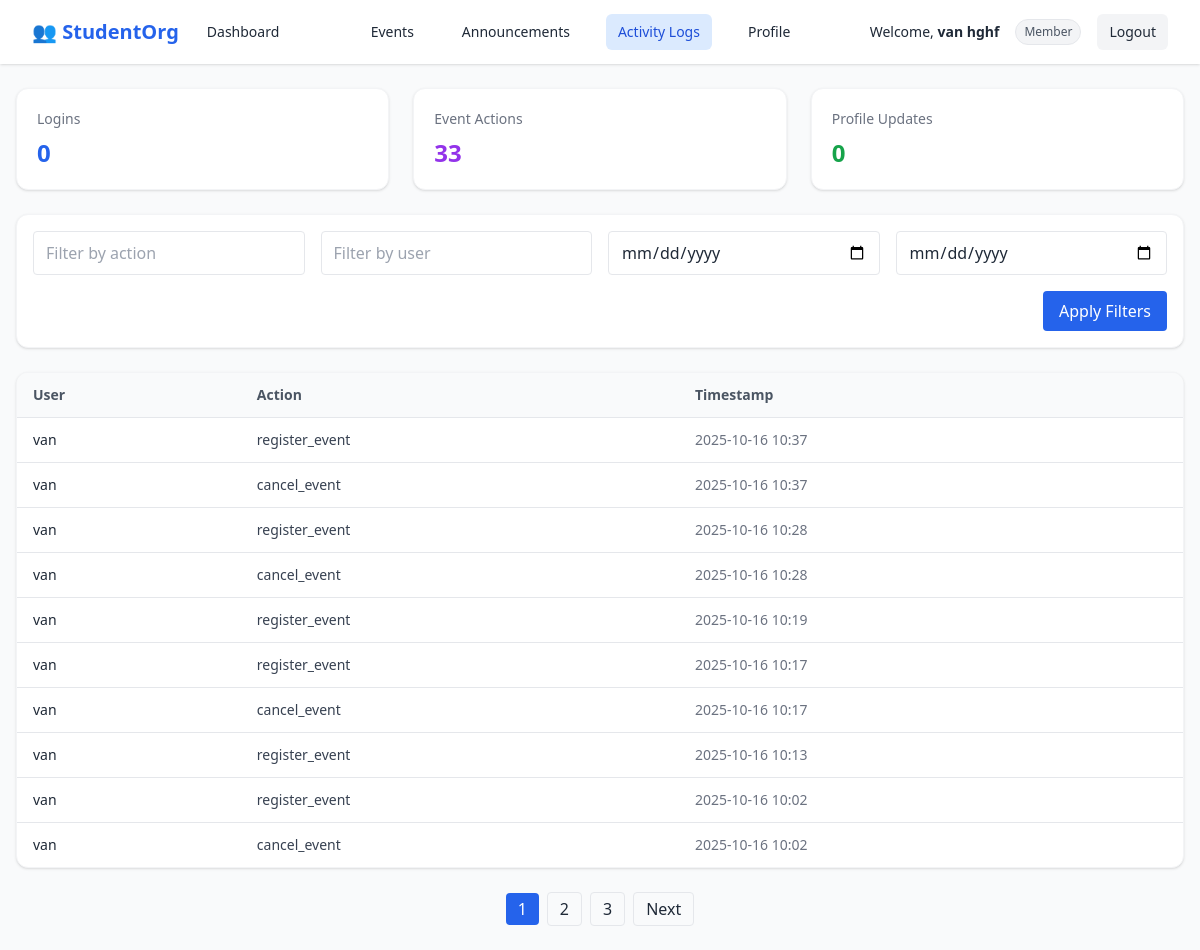
The app's page /audit-logs/ (signed in), older data.
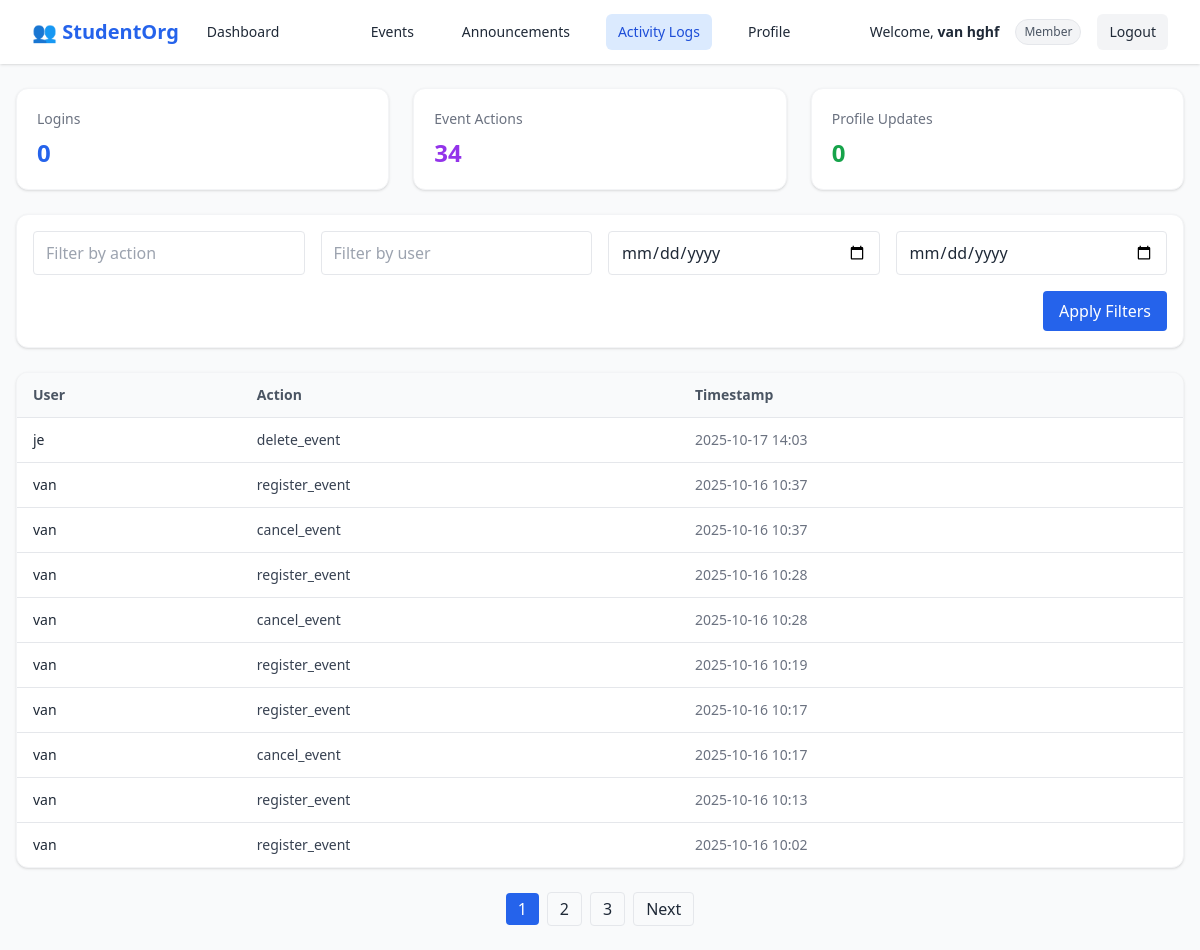
The same page, newer data.
### accounts/models.py (models this page shows, shortened)
class AuditLog(models.Model):
    user = models.ForeignKey(settings.AUTH_USER_MODEL, on_delete=models.SET_NULL, null=True, blank=True)
    action = models.CharField(max_length=255)
    target = models.CharField(max_length=255, null=True, blank=True)
    timestamp = models.DateTimeField(auto_now_add=True)

### accounts/views.py (the view)
# urls.py: path("audit-logs/", views.audit_log_list, name="audit_log_list"),
@login_required
def audit_log_list(request):
    logs = AuditLog.objects.all().order_by("-timestamp")
    action = request.GET.get("action", "").strip()
    user = request.GET.get("user", "").strip()
    start_date = request.GET.get("start_date", "")
    end_date = request.GET.get("end_date", "")
    if action:
        logs = logs.filter(action__icontains=action)
    if user:
        logs = logs.filter(user__username__icontains=user)
    if start_date:
        logs = logs.filter(timestamp__gte=start_date)
    if end_date:
        logs = logs.filter(timestamp__lte=end_date)
    logins_count = AuditLog.objects.filter(action__icontains="login").count()
    event_actions_count = AuditLog.objects.filter(action__icontains="event").count()
    profile_updates_count = AuditLog.objects.filter(action__icontains="update profile").count()
    paginator = Paginator(logs, 10)
    page_number = request.GET.get("page")
    logs_page = paginator.get_page(page_number)
    context = {
        "logs": logs_page,
        "logins_count": logins_count,
        "event_actions_count": event_actions_count,
        "profile_updates_count": profile_updates_count,
        "selected_action": action,
        "selected_user": user,
        "selected_start_date": start_date,
        "selected_end_date": end_date,
    }
    return render(request, "accounts/audit_log_list.html", context)

### accounts/templates/accounts/audit_log_list.html (shortened to what this page needs)
{% extends "accounts/base.html" %}
{% load static %}
{% block content %}
<div class="max-w-7xl mx-auto px-4 py-6">
  <div class="grid grid-cols-1 md:grid-cols-3 gap-6 mb-6">
    <div class="bg-white rounded-xl shadow p-5 border border-gray-100">
      <h3 class="text-sm font-medium text-gray-500">Logins</h3>
      <p class="text-2xl font-bold text-blue-600 mt-2">{{ logins_count }}</p>
    </div>
    <div class="bg-white rounded-xl shadow p-5 border border-gray-100">
      <h3 class="text-sm font-medium text-gray-500">Event Actions</h3>
      <p class="text-2xl font-bold text-purple-600 mt-2">{{ event_actions_count }}</p>
    </div>
    <div class="bg-white rounded-xl shadow p-5 border border-gray-100">
      <h3 class="text-sm font-medium text-gray-500">Profile Updates</h3>
      <p class="text-2xl font-bold text-green-600 mt-2">{{ profile_updates_count }}</p>
    </div>
  </div>
  <form method="get" class="bg-white rounded-xl shadow p-4 border border-gray-100 mb-6">
    <div class="grid grid-cols-1 md:grid-cols-4 gap-4">
      <input type="text" name="action" placeholder="Filter by action"
             value="{{ selected_action }}"
             class="px-3 py-2 border rounded w-full focus:ring focus:ring-blue-200">
      <input type="text" name="user" placeholder="Filter by user"
             value="{{ selected_user }}"
             class="px-3 py-2 border rounded w-full focus:ring focus:ring-blue-200">
      <input type="date" name="start_date"
             value="{{ selected_start_date }}"
             class="px-3 py-2 border rounded w-full focus:ring focus:ring-blue-200">
      <input type="date" name="end_date"
             value="{{ selected_end_date }}"
             class="px-3 py-2 border rounded w-full focus:ring focus:ring-blue-200">
    </div>
    <div class="flex justify-end mt-4">
      <button type="submit" class="px-4 py-2 bg-blue-600 text-white rounded hover:bg-blue-700">
        Apply Filters
      </button>
    </div>
  </form>
  <div class="bg-white rounded-xl shadow border border-gray-100 overflow-hidden">
    <table class="w-full text-left">
      <thead class="bg-gray-50 border-b">
        <tr>
          <th class="px-4 py-3 text-sm font-semibold text-gray-600">User</th>
          <th class="px-4 py-3 text-sm font-semibold text-gray-600">Action</th>
          <th class="px-4 py-3 text-sm font-semibold text-gray-600">Timestamp</th>
        </tr>
      </thead>
      <tbody class="divide-y">
        {% for log in logs %}
        <tr class="hover:bg-gray-50">
          <td class="px-4 py-3 text-sm text-gray-800">{{ log.user.username }}</td>
          <td class="px-4 py-3 text-sm text-gray-700">{{ log.action }}</td>
          <td class="px-4 py-3 text-sm text-gray-500">{{ log.timestamp|date:"Y-m-d H:i" }}</td>
        </tr>
        {% empty %}
        <tr>
          <td colspan="4" class="px-4 py-6 text-center text-gray-500">No logs found</td>
        </tr>
        {% endfor %}
      </tbody>
    </table>
  </div>
  {% if logs.has_other_pages %}
  <div class="flex justify-center items-center space-x-2 mt-6">
    {% for num in logs.paginator.page_range %}
      {% if logs.number == num %}
        <span class="px-3 py-1 bg-blue-600 text-white rounded">{{ num }}</span>
      {% elif num > logs.number|add:-3 and num < logs.number|add:3 %}
        <a href="?page={{ num }}&action={{ selected_action }}&user={{ selected_user }}&start_date={{ selected_start_date }}&end_date={{ selected_end_date }}"
           class="px-3 py-1 border rounded hover:bg-gray-100">{{ num }}</a>
      {% endif %}
    {% endfor %}
    {% if logs.has_next %}
      <a href="?page={{ logs.next_page_number }}&action={{ selected_action }}&user={{ selected_user }}&start_date={{ selected_start_date }}&end_date={{ selected_end_date }}"
         class="px-3 py-1 border rounded hover:bg-gray-100">Next</a>
    {% endif %}
  </div>
  {% endif %}
</div>
{% endblock %}

Row changes from the older to the newer data that the page shows:
no longer on this page (row unchanged): AuditLog: user.username "van", action "cancel_event", timestamp "2025-10-16 10:02"
added AuditLog: user.username "je", action "delete_event", timestamp "2025-10-17 14:03"
Text that changed along with them:
{{ event_actions_count }}: "33" → "34"
